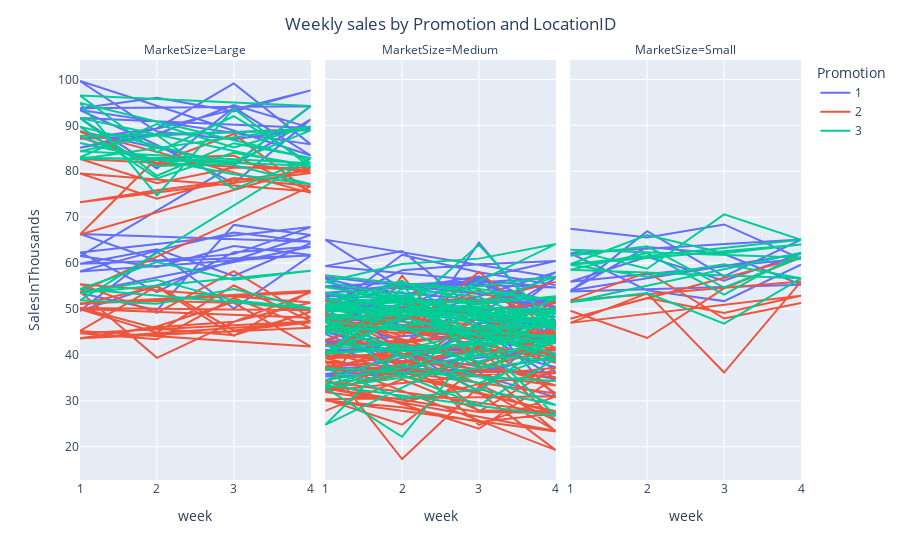

Source (notebook cell):
### Code cell
fig = px.line(
    df,
    x="week",
    y="SalesInThousands",
    facet_col="MarketSize",
    color="Promotion",
    category_orders={
        "Promotion": [1, 2, 3],
        "MarketSize": ["Large", "Medium", "Small"],
    },
)

fig.update_layout(
    title={
        "text": "Weekly sales by Promotion and LocationID",
        "x": 0.5,
        "xanchor": "center",
    }
)

fig.show()

### Figure 1 — Plotly figure (JSON) as saved in the notebook; plotly's stock layout.template omitted (floating-point values rounded to 4 significant figures)
{"data": [{"hovertemplate": "Promotion=1<br>MarketSize=Large<br>week=%{x}<br>SalesInThousands=%{y}<extra></extra>", "legendgroup": "1", "line": {"color": "#636efa", "dash": "solid"}, "marker": {"symbol": "circle"}, "mode": "lines", "name": "1", "orientation": "v", "showlegend": true, "type": "scatter", "x": [1, 2, 3, 4, 1, 2, 3, 4, 1, 2, 3, 4, 1, 2, 3, 4, 1, 2, 3, 4, 1, 2, 3, 4, 1, 2, 3, 4, 1, 2, 3, 4, 1, 2, 3, 4, 1, 2, 3, 4, 1, 2, 3, 4, 1, 2, 3, 4, 1, 2, 3, 4, 1, 2, 3, 4], "xaxis": "x", "y": [88.73, 85.21, 81.55, 94.17, 93.71, 96.01, 93.03, 97.61, 85.11, 88.07, 94.43, 89.44, 91.6, 80.61, 93.86, 83.43, 99.65, 88.64, 86.96, 89.25, 87.08, 89.32, 99.12, 85.85, 93.32, 85.71, 77.36, 91.29, 61.53, 59.17, 63.73, 61.77, 58.19, 62.72, 66.66, 64.66, 66.34, 60.59, 61.95, 67.84, 62.33, 53.68, 62.37, 63.58, 53.51, 49.76, 68.31, 66.1, 49.62, 62.54, 50.11, 61.63, 59.87, 62.99, 57.2, 64.34], "yaxis": "y"}, {"hovertemplate": "Promotion=1<br>MarketSize=Medium<br>week=%{x}<br>SalesInThousands=%{y}<extra></extra>", "legendgroup": "1", "line": {"color": "#636efa", "dash": "solid"}, "marker": {"symbol": "circle"}, "mode": "lines", "name": "1", "orientation": "v", "showlegend": false, "type": "scatter", "x": [1, 2, 3, 4, 1, 2, 3, 4, 1, 2, 3, 4, 1, 2, 3, 4, 1, 2, 3, 4, 1, 2, 3, 4, 1, 2, 3, 4, 1, 2, 3, 4, 1, 2, 3, 4, 1, 2, 3, 4, 1, 2, 3, 4, 1, 2, 3, 4, 1, 2, 3, 4, 1, 2, 3, 4, 1, 2, 3, 4, 1, 2, 3, 4, 1, 2, 3, 4, 1, 2, 3, 4, 1, 2, 3, 4, 1, 2, 3, 4, 1, 2, 3, 4, 1, 2, 3, 4, 1, 2, 3, 4, 1, 2, 3, 4], "xaxis": "x2", "y": [44.54, 37.94, 45.49, 34.75, 42.92, 42.16, 51.72, 36.17, 37.41, 38.64, 40.9, 41.11, 35.85, 36.24, 41.73, 37.32, 50.48, 36.88, 35.68, 46.45, 49.95, 55.11, 55.28, 54.7, 59.34, 62.63, 49.08, 58.04, 42.16, 36.8, 46.98, 47.35, 40.46, 41.25, 32.05, 47.5, 35.3, 35.86, 49.3, 30.81, 44.98, 41.71, 41.1, 40.97, 41.1, 41.56, 36.39, 39.67, 53.38, 55.31, 56.1, 43.24, 48.18, 43.11, 43.78, 56.9, 53.53, 47.92, 56.18, 46.66, 42.76, 50.52, 56.86, 47.51, 51.82, 45.02, 49.44, 51.32, 52.85, 40.84, 64.45, 44.43, 56.64, 46.06, 55.46, 51.41, 56.99, 45.57, 45.92, 50.52, 54.95, 55.78, 46.49, 56.84, 65.11, 54.38, 57.14, 49.91, 50.54, 58.43, 59.77, 60.44, 49.3, 61.8, 58, 55.2], "yaxis": "y2"}, {"hovertemplate": "Promotion=1<br>MarketSize=Small<br>week=%{x}<br>SalesInThousands=%{y}<extra></extra>", "legendgroup": "1", "line": {"color": "#636efa", "dash": "solid"}, "marker": {"symbol": "circle"}, "mode": "lines", "name": "1", "orientation": "v", "showlegend": false, "type": "scatter", "x": [1, 2, 3, 4, 1, 2, 3, 4, 1, 2, 3, 4, 1, 2, 3, 4, 1, 2, 3, 4], "xaxis": "x3", "y": [67.48, 65.57, 68.42, 60.93, 55.94, 61.36, 56.19, 62.06, 54.01, 63.48, 61.96, 55.3, 53.79, 66.96, 57.1, 65.12, 62.16, 54.06, 51.72, 59.64], "yaxis": "y3"}, {"hovertemplate": "Promotion=2<br>MarketSize=Large<br>week=%{x}<br>SalesInThousands=%{y}<extra></extra>", "legendgroup": "2", "line": {"color": "#EF553B", "dash": "solid"}, "marker": {"symbol": "circle"}, "mode": "lines", "name": "2", "orientation": "v", "showlegend": true, "type": "scatter", "x": [1, 2, 3, 4, 1, 2, 3, 4, 1, 2, 3, 4, 1, 2, 3, 4, 1, 2, 3, 4, 1, 2, 3, 4, 1, 2, 3, 4, 1, 2, 3, 4, 1, 2, 3, 4, 1, 2, 3, 4, 1, 2, 3, 4, 1, 2, 3, 4, 1, 2, 3, 4, 1, 2, 3, 4, 1, 2, 3, 4, 1, 2, 3, 4], "xaxis": "x", "y": [87.43, 81.79, 88.12, 75.29, 88.64, 81.37, 82.14, 79.64, 73.22, 75.88, 78.01, 80.17, 82.65, 77.39, 80.83, 80.75, 66.22, 82.86, 83.4, 75.61, 79.53, 74.03, 78.53, 76.71, 53.76, 39.36, 47.2, 53.66, 51.09, 54.82, 44.16, 53.95, 51.26, 51.73, 51.35, 41.85, 45.21, 55.02, 45.35, 47.06, 43.59, 46.03, 47.22, 51.41, 55.39, 49.16, 58.26, 48.12, 49.98, 44.84, 55.12, 47.36, 44.7, 43.44, 52.36, 45.9, 43.61, 46.2, 51.52, 49.71, 50.2, 45.75, 44.29, 49.41], "yaxis": "y"}, {"hovertemplate": "Promotion=2<br>MarketSize=Medium<br>week=%{x}<br>SalesInThousands=%{y}<extra></extra>", "legendgroup": "2", "line": {"color": "#EF553B", "dash": "solid"}, "marker": {"symbol": "circle"}, "mode": "lines", "name": "2", "orientation": "v", "showlegend": false, "type": "scatter", "x": [1, 2, 3, 4, 1, 2, 3, 4, 1, 2, 3, 4, 1, 2, 3, 4, 1, 2, 3, 4, 1, 2, 3, 4, 1, 2, 3, 4, 1, 2, 3, 4, 1, 2, 3, 4, 1, 2, 3, 4, 1, 2, 3, 4, 1, 2, 3, 4, 1, 2, 3, 4, 1, 2, 3, 4, 1, 2, 3, 4, 1, 2, 3, 4, 1, 2, 3, 4, 1, 2, 3, 4, 1, 2, 3, 4, 1, 2, 3, 4, 1, 2, 3, 4, 1, 2, 3, 4, 1, 2, 3, 4, 1, 2, 3, 4, 1, 2, 3, 4, 1, 2, 3, 4, 1, 2, 3, 4], "xaxis": "x2", "y": [27.81, 34.67, 27.98, 27.72, 39.28, 39.8, 24.77, 30.98, 30.37, 24.82, 37.47, 23.35, 30.08, 28.62, 25.4, 27.26, 34.27, 29.3, 23.93, 35.16, 40.4, 50.28, 52.72, 38.3, 51.79, 42.56, 44.64, 45.11, 42.15, 42.59, 49.56, 39.25, 48.18, 48.25, 46.42, 43.77, 45.3, 48.84, 45.08, 44.67, 47.33, 45.42, 44.31, 40.26, 43.27, 48.33, 44.14, 51.5, 46.26, 47.71, 54.09, 46.89, 31.94, 29.64, 33.64, 36.05, 36.7, 41.53, 27.71, 37.2, 32.21, 38.41, 37.9, 44.84, 37.45, 35.46, 31.85, 19.26, 38.65, 17.34, 33.14, 23.44, 32.77, 30.26, 27.55, 27.37, 40.71, 38.26, 41.44, 25.7, 49.39, 40.25, 42.46, 31.62, 38.56, 37.29, 35.6, 33.35, 48.5, 36.8, 48.32, 41.54, 32.61, 57.27, 37.32, 41.22, 39.73, 50.3, 40.16, 41.37, 48.76, 44.14, 58.1, 44.16, 46.02, 51.09, 51.68, 55.91], "yaxis": "y2"}, {"hovertemplate": "Promotion=2<br>MarketSize=Small<br>week=%{x}<br>SalesInThousands=%{y}<extra></extra>", "legendgroup": "2", "line": {"color": "#EF553B", "dash": "solid"}, "marker": {"symbol": "circle"}, "mode": "lines", "name": "2", "orientation": "v", "showlegend": false, "type": "scatter", "x": [1, 2, 3, 4, 1, 2, 3, 4, 1, 2, 3, 4, 1, 2, 3, 4], "xaxis": "x3", "y": [49.61, 43.69, 54.49, 61.25, 47.89, 52.37, 49.11, 52.88, 46.98, 53.41, 36.17, 55.98, 51.87, 58.01, 47.93, 51.33], "yaxis": "y3"}, {"hovertemplate": "Promotion=3<br>MarketSize=Large<br>week=%{x}<br>SalesInThousands=%{y}<extra></extra>", "legendgroup": "3", "line": {"color": "#00cc96", "dash": "solid"}, "marker": {"symbol": "circle"}, "mode": "lines", "name": "3", "orientation": "v", "showlegend": true, "type": "scatter", "x": [1, 2, 3, 4, 1, 2, 3, 4, 1, 2, 3, 4, 1, 2, 3, 4, 1, 2, 3, 4, 1, 2, 3, 4, 1, 2, 3, 4, 1, 2, 3, 4, 1, 2, 3, 4, 1, 2, 3, 4, 1, 2, 3, 4, 1, 2, 3, 4], "xaxis": "x", "y": [86.14, 82.56, 79.36, 77.17, 89.7, 78.43, 84.05, 81.18, 83.02, 90.3, 85.18, 89.77, 82.64, 82.89, 82.13, 88.91, 87.7, 81.16, 81.58, 94.21, 96.48, 84.13, 91.98, 81.72, 84.34, 87.9, 76.12, 82.72, 94.89, 74.75, 93.63, 80.82, 91.61, 79.02, 86.11, 82.88, 51.89, 51.17, 54.33, 50.05, 54.34, 60.24, 56.39, 58.33, 53.5, 56.34, 51.83, 50.2], "yaxis": "y"}, {"hovertemplate": "Promotion=3<br>MarketSize=Medium<br>week=%{x}<br>SalesInThousands=%{y}<extra></extra>", "legendgroup": "3", "line": {"color": "#00cc96", "dash": "solid"}, "marker": {"symbol": "circle"}, "mode": "lines", "name": "3", "orientation": "v", "showlegend": false, "type": "scatter", "x": [1, 2, 3, 4, 1, 2, 3, 4, 1, 2, 3, 4, 1, 2, 3, 4, 1, 2, 3, 4, 1, 2, 3, 4, 1, 2, 3, 4, 1, 2, 3, 4, 1, 2, 3, 4, 1, 2, 3, 4, 1, 2, 3, 4, 1, 2, 3, 4, 1, 2, 3, 4, 1, 2, 3, 4, 1, 2, 3, 4, 1, 2, 3, 4, 1, 2, 3, 4, 1, 2, 3, 4, 1, 2, 3, 4, 1, 2, 3, 4, 1, 2, 3, 4, 1, 2, 3, 4, 1, 2, 3, 4, 1, 2, 3, 4, 1, 2, 3, 4, 1, 2, 3, 4, 1, 2, 3, 4, 1, 2, 3, 4, 1, 2, 3, 4], "xaxis": "x2", "y": [33.73, 35.67, 29.03, 39.25, 32.9, 22.18, 42.98, 26.68, 33.42, 37.93, 33.85, 40.25, 52.23, 51.68, 46.22, 46.03, 45.56, 55.19, 37.84, 50.07, 50.11, 55.59, 54.37, 51.91, 57.37, 55.53, 51.16, 57.06, 50.59, 48.64, 50.55, 49.08, 24.75, 41.47, 35.1, 34.33, 37.17, 30.52, 32.51, 29.12, 47.48, 39.41, 43.29, 42.59, 34.46, 40.13, 32.18, 43.73, 49.01, 46.29, 37.14, 42.82, 47.22, 35.24, 47.22, 43.15, 40.29, 48.35, 43.26, 44.2, 46.14, 41.12, 45.03, 38.85, 41.96, 42.27, 38.51, 43.51, 40.43, 51.15, 42.5, 52.76, 47.63, 52.21, 40.17, 48.36, 53.56, 49.72, 48.77, 46.84, 49.67, 49.98, 49.5, 47.35, 50.26, 52.05, 51.14, 46.3, 54.79, 52.39, 42.15, 49.63, 48.06, 51.09, 44.19, 49.52, 44.66, 53.78, 43.91, 52.41, 50.94, 49.38, 63.98, 45.84, 51.01, 56.16, 45.77, 46.47, 55.9, 59.8, 60.97, 64.14, 39.98, 54.58, 52.64, 45.43], "yaxis": "y2"}, {"hovertemplate": "Promotion=3<br>MarketSize=Small<br>week=%{x}<br>SalesInThousands=%{y}<extra></extra>", "legendgroup": "3", "line": {"color": "#00cc96", "dash": "solid"}, "marker": {"symbol": "circle"}, "mode": "lines", "name": "3", "orientation": "v", "showlegend": false, "type": "scatter", "x": [1, 2, 3, 4, 1, 2, 3, 4, 1, 2, 3, 4, 1, 2, 3, 4, 1, 2, 3, 4, 1, 2, 3, 4], "xaxis": "x3", "y": [61.59, 63.64, 54.68, 61.24, 62.93, 58.77, 70.6, 65.06, 59.76, 66.11, 62.16, 64.04, 59.65, 57.04, 59.73, 56.72, 58.55, 62.19, 53.14, 62.27, 51.47, 53.47, 46.83, 56.7], "yaxis": "y3"}], "layout": {"annotations": [{"font": {}, "showarrow": false, "text": "MarketSize=Large", "x": 0.16, "xanchor": "center", "xref": "paper", "y": 1, "yanchor": "bottom", "yref": "paper"}, {"font": {}, "showarrow": false, "text": "MarketSize=Medium", "x": 0.5, "xanchor": "center", "xref": "paper", "y": 1, "yanchor": "bottom", "yref": "paper"}, {"font": {}, "showarrow": false, "text": "MarketSize=Small", "x": 0.84, "xanchor": "center", "xref": "paper", "y": 1, "yanchor": "bottom", "yref": "paper"}], "legend": {"title": {"text": "Promotion"}, "tracegroupgap": 0}, "margin": {"t": 60}, "title": {"text": "Weekly sales by Promotion and LocationID", "x": 0.5, "xanchor": "center"}, "xaxis": {"anchor": "y", "domain": [0, 0.32], "title": {"text": "week"}}, "xaxis2": {"anchor": "y2", "domain": [0.34, 0.66], "matches": "x", "title": {"text": "week"}}, "xaxis3": {"anchor": "y3", "domain": [0.68, 1.0], "matches": "x", "title": {"text": "week"}}, "yaxis": {"anchor": "x", "domain": [0, 1], "title": {"text": "SalesInThousands"}}, "yaxis2": {"anchor": "x2", "domain": [0, 1], "matches": "y", "showticklabels": false}, "yaxis3": {"anchor": "x3", "domain": [0, 1], "matches": "y", "showticklabels": false}}}
